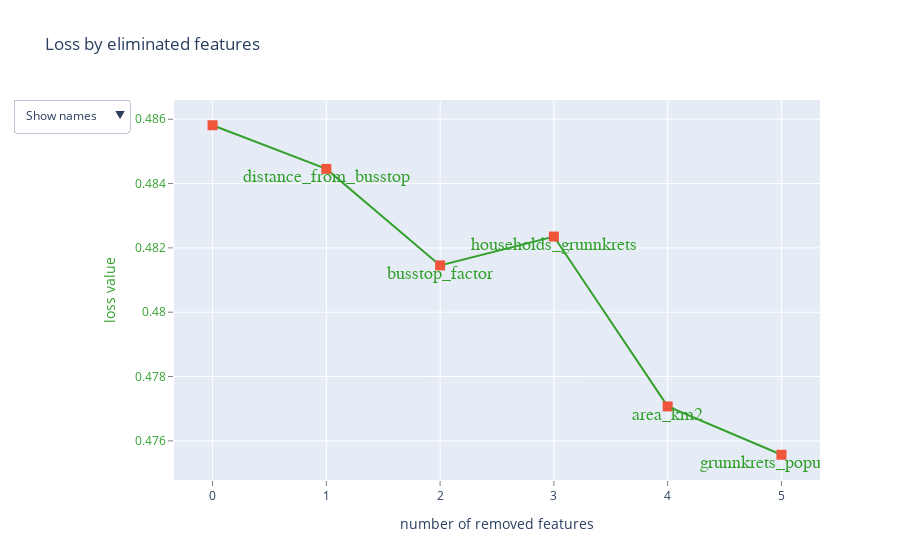

Notebook code cell kept with this figure:
### Code cell
summary = cat_model.select_features(
                    X = X_train,
                    y = y_train,
                    eval_set=(X_test, y_test),
                    features_for_select='0-21',
                    num_features_to_select = 17,
                    steps = 5,
                    algorithm=EFeaturesSelectionAlgorithm.RecursiveByShapValues,
                    shap_calc_type=EShapCalcType.Regular,
                    train_final_model=True,
                    logging_level='Silent',
                    plot=True
                    
)

### Figure 1 — Plotly figure (JSON) as saved in the notebook; plotly's stock layout.template omitted (floating-point values rounded to 4 significant figures)
{"data": [{"line": {"color": "rgb(51,160,44)"}, "mode": "lines+markers", "name": "", "text": ["", "distance_from_busstop", "busstop_factor", "households_grunnkrets", "area_km2", "grunnkrets_population"], "type": "scatter", "visible": true, "x": [0, 1, 2, 3, 4, 5], "y": [0.4858, 0.4845, 0.4815, 0.4824, 0.4771, 0.4756]}, {"marker": {"size": 10, "symbol": "square"}, "mode": "markers", "name": "", "text": ["", "distance_from_busstop", "busstop_factor", "households_grunnkrets", "area_km2", "grunnkrets_population"], "type": "scatter", "visible": true, "x": [0, 1, 2, 3, 4, 5], "y": [0.4858, 0.4845, 0.4815, 0.4824, 0.4771, 0.4756]}, {"mode": "text", "name": "", "text": ["", "7", "21", "13", "15", "5"], "textfont": {"color": "rgb(51,160,44)", "family": "sans serif", "size": 18}, "textposition": "bottom center", "type": "scatter", "visible": false, "x": [0, 1, 2, 3, 4, 5], "y": [0.4858, 0.4845, 0.4815, 0.4824, 0.4771, 0.4756]}, {"mode": "text", "name": "", "text": ["", "distance_from_busstop", "busstop_factor", "households_grunnkrets", "area_km2", "grunnkrets_population"], "textfont": {"color": "rgb(51,160,44)", "family": "sans serif", "size": 18}, "textposition": "bottom center", "type": "scatter", "visible": true, "x": [0, 1, 2, 3, 4, 5], "y": [0.4858, 0.4845, 0.4815, 0.4824, 0.4771, 0.4756]}], "layout": {"autosize": true, "showlegend": false, "title": {"text": "Loss by eliminated features"}, "updatemenus": [{"active": 2, "buttons": [{"args": [{"visible": [true, true, false, false]}], "label": "Hide features", "method": "update"}, {"args": [{"visible": [true, true, true, false]}], "label": "Show indices", "method": "update"}, {"args": [{"visible": [true, true, false, true]}], "label": "Show names", "method": "update"}], "pad": {"r": 10, "t": 10}, "showactive": true, "x": -0.25, "xanchor": "left", "y": 1.03, "yanchor": "top"}], "xaxis": {"autorange": true, "gridcolor": "rgb(255,255,255)", "range": [-0.3145, 5.314], "showgrid": true, "showline": false, "showticklabels": true, "tickcolor": "rgb(127,127,127)", "ticks": "outside", "title": {"text": "number of removed features"}, "type": "linear", "zeroline": false}, "yaxis": {"autorange": true, "gridcolor": "rgb(255,255,255)", "range": [0.4745, 0.4869], "showgrid": true, "showline": false, "showticklabels": true, "tickcolor": "rgb(127,127,127)", "tickfont": {"color": "rgb(51,160,44)"}, "ticks": "outside", "title": {"font": {"color": "rgb(51,160,44)"}, "text": "loss value"}, "type": "linear", "zeroline": false}}}
